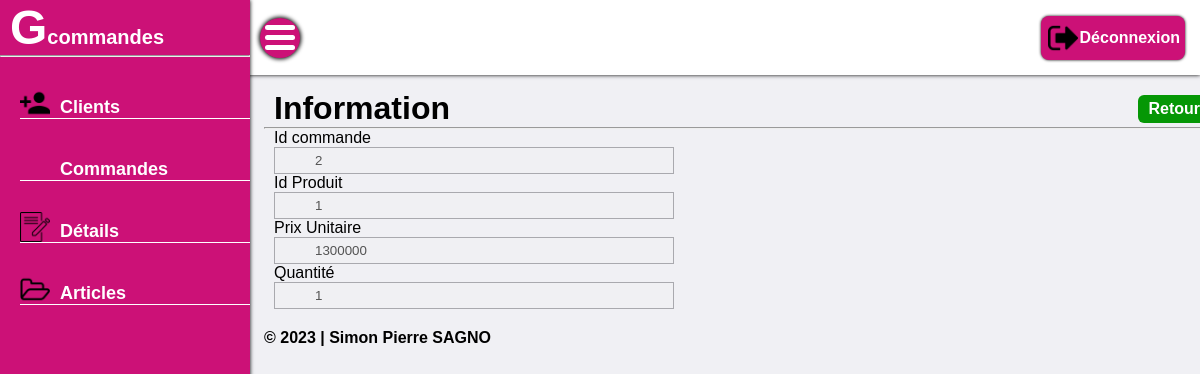
Screenshot of /voirDetail.php?id=4 (signed in) with the database file from the repository.
### tables this page shows
CREATE TABLE `t_ligne` (
  `id_ligne` int(10) UNSIGNED NOT NULL,
  `id_commande` int(10) UNSIGNED DEFAULT NULL,
  `id_article` int(10) UNSIGNED DEFAULT NULL,
  `prix_unittaire` bigint(20) DEFAULT NULL,
  `qte` int(11) DEFAULT NULL
);

### voirDetail.php (the view, shortened to what this page needs)
<?php
	try{
        $pdo = new PDO("mysql:host=localhost;dbname=g_commande;charset=utf8","root","");
    }catch (PDOException $exception) {
        header("Location:404.php");
    }
    $requette = $pdo->prepare("SELECT id_ligne,id_commande,id_article,prix_unittaire,qte FROM t_ligne WHERE id_ligne=:id LIMIT 1");
    $requette->bindValue(':id',$_GET['id'],PDO::PARAM_INT);
    $execution = $requette->execute();
    $valeur = $requette->fetch();
?>
<!DOCTYPE html>
<html lang="en">
<head>
    <link rel="stylesheet" href="style.css">
</head>
<body>
    <div class="wrap">
        <div class="slide_bar">
            <h1>G<span>commandes</span></h1>
            <hr>
            <div class="slide_list">
                    <a href="client.php">
                        <img src="icone/client.png" alt="">
                        <span>Clients</span>
                    </a>
                    <a href="commande.php">
                        <span>Commandes</span>
                    </a>
                    <a href="detail.php">
                        <img src="icone/detail.png" alt="">
                        <span>Détails</span>
                    </a>
                    <a href="article.php">
                        <img src="icone/article.png" alt="">
                        <span>Articles</span>
                    </a>
            </div>
        </div>
        <div class="header">
            <div class="sub_option">
                <div class="menu_icon"></div>
            </div>
            <div class="subMenu_item">
                <a href="deconnexion.php" id="disconnect">
                    <img src="icone/deconnexion.png" alt="">
                    <span>Déconnexion</span>
                </a>
            </div>
        </div>
        <div class="main" style="height: 49vh;">
            <div class="main_option">
                <h1>Information</h1>
                <div class="main_sub_option">
                    <a href="detail.php">Retour</a>
                </div>
            </div>
            <hr>
            <div class="main_table">
                <form action="#" method="POST">
                    <label>Id commande</label>
                    <input type="text" disabled value="<?php echo $valeur["id_commande"]; ?>">
                    <label>Id Produit</label>
                    <input type="text" disabled value="<?php echo $valeur["id_article"]; ?>">
                    <label>Prix Unitaire</label>
                    <input type="number" disabled value="<?php echo $valeur["prix_unittaire"]; ?>">
                    <label>Quantité</label>
                    <input type="number" disabled value="<?php echo $valeur["qte"]; ?>">
                </form>
            </div>
            <div class="footer">
                <span id="footer">© 2023 | Simon Pierre SAGNO</span>
            </div>
        </div>
    </div>
</body>
</html>

### style.css (style rules this page uses)
* { margin: 0; padding: 0; font-family: Poppins Light, sans-serif ; box-sizing: border-box; text-decoration: none; }
body { background: rgba(227, 227, 234, 0.5); }
.slide_bar { position: fixed; top: 0; left: 0; bottom: 0; width: 250px; overflow: hidden; height: 100%; background: #c17;; z-index: 10; box-shadow: 0 0 4px #000; }
.slide_bar h1 { font-size: 48px; color: #fff; margin-left: 10px; }
.slide_bar h1 span { font-size: 20px; }
.slide_list { margin-left: 20px; }
.slide_list a img { width: 30px; margin-right: 10px; }
.slide_list a { display: flex; align-items: center; margin-top: 30px; border-bottom: 1px solid #fff ; }
.slide_list a span { color: #fff; margin-top: 10px; font-weight: bold; font-size: 18px; }
.header { position: fixed; width: 86%; margin-left: 190px; height: 75px; background: #fff; display: flex; align-items: center; justify-content: space-between; box-shadow: 0 0 4px #000; }
.sub_option { display: flex; align-items: center; justify-content: space-between; margin-left: 260px; }
.menu_icon { position: relative; display: flex; align-items: center; justify-content: center; height: 40px; width: 40px; border-radius: 50%; cursor: pointer; background: #c17; box-shadow: 0 0 4px 1px #000; }
.menu_icon::before { content: ""; position: absolute; width: 30px; height: 5px; background: #fff; border-radius: 8px; box-shadow: 0 10px 0#fff; transform: translateY(-10px); }
.menu_icon::after { content: ""; position: absolute; width: 30px; height: 5px; background: #fff; border-radius: 8px; transform: translateY(10px); }
.subMenu_item { display: flex; align-items: center; margin-right: 15px; }
.subMenu_item img { width: 30px; margin: 2px; }
#disconnect { display: flex; align-items: center; background: #c17; padding: 5px; border-radius: 8px; box-shadow: 0 0 3px #000; }
#disconnect span { color: #fff; font-weight: 600; }
#disconnect img { width: 30px; }
.main { position: absolute; width: 80%; margin-left: 264px; height: 73vh; margin-top: 90px; z-index: -10; }
.main_option { display: flex; justify-content: space-between; }
.main_option h1 { margin-left: 10px; }
.main_sub_option { display: flex; align-items: center; margin-right: 10px; }
.main_sub_option a { background: rgb(5, 151, 5); padding: 5px 10px; border-radius: 6px; margin: 4px; color: #fff; font-weight: 600; }
.main_table { width: 100%; }
.main_table form { width: 400px; margin-left: 10px; display: flex; flex-direction: column; }
.main_table form input { padding: 5px 10%; border: 1px solid rgba(101, 101, 107, 0.5); }
.footer { margin-top: 20px; }
.footer #footer { color: #000; font-weight: 600; }
@media screen and (max-width : 2500px) { .header { width: 100%; margin-left: 0; } }
@media screen and (max-width : 1500px) { .header { width: 100%; margin-left: 0; } }

### rows the page displays
t_ligne: id_commande "2", id_article "1", prix_unittaire "1300000", qte "1"
